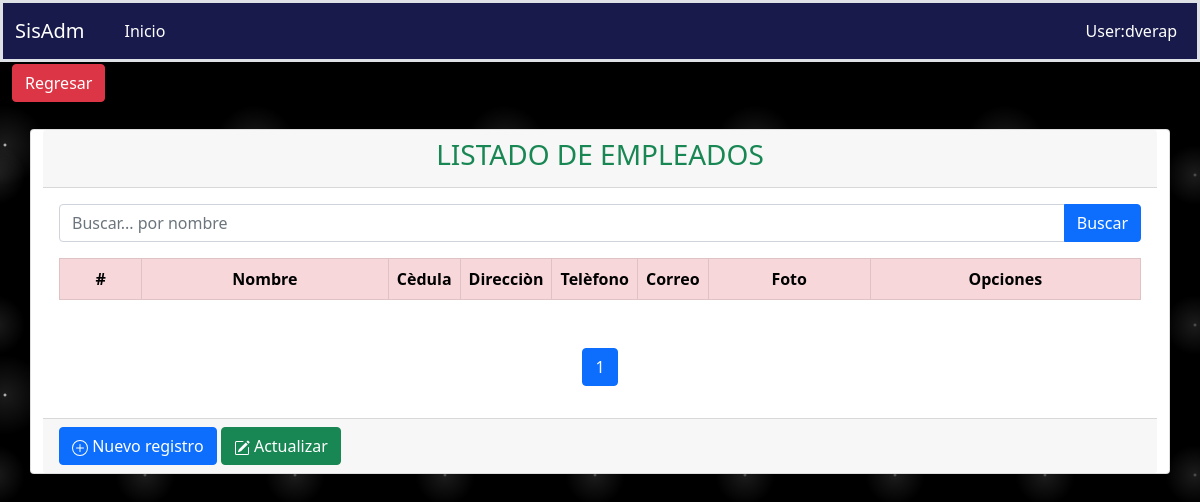
/fichaPersonal/empleado, run on an earlier commit of the app's database.
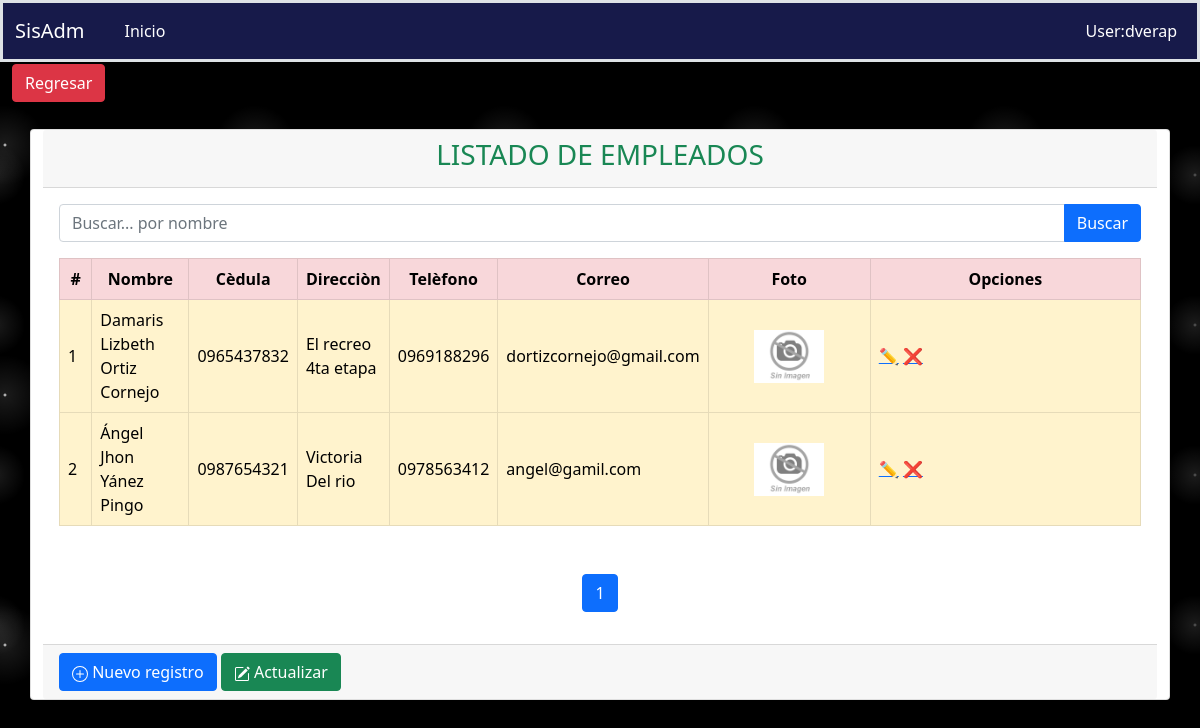
And on a later commit of the database.
### aplicaciones/ficha_personal/models.py (models this page shows, shortened)
class Empleado(Base):
    nombres = models.CharField(max_length=200)
    cedula = models.CharField(max_length=10, unique=True)
    fecha_nacimiento = models.DateField(blank=True, null=True)
    genero = models.CharField(max_length=1, choices=GENERO, default=GENERO[0][0], blank=True, null=True)
    pais = models.ForeignKey(Pais, on_delete=models.PROTECT, blank=True, null=True)
    provincia = models.ForeignKey(Provincia, on_delete=models.PROTECT, blank=True, null=True)
    ciudad = models.ForeignKey(Ciudad, on_delete=models.PROTECT, blank=True, null=True)
    estado_civil = models.CharField(max_length=1, choices=ESTADO_CIVIL, default=ESTADO_CIVIL[0][0], blank=True,null=True)
    email = models.CharField(max_length=100, unique=True)
    direccion = models.TextField(blank=True, null=True, verbose_name='Dirección')
    telefonos = models.CharField(max_length=50, blank=True, null=True)
    fecha_IESS = models.DateField(blank=True, null=True)
    tipo_Contrato = models.CharField(max_length=2, choices=TIPO_CONTRATO, default=TIPO_CONTRATO[0][0], blank=True,null=True)
    fecha_Ingreso = models.DateField(blank=True, null=True)
    foto = models.ImageField(upload_to='fichaPersonal/empleados', blank=True, null=True)
    cargo = models.ForeignKey(Cargo, on_delete=models.PROTECT,blank=True, null=True)
    departamento = models.ForeignKey(Departamento, on_delete=models.PROTECT,blank=True, null=True)
    estado = models.BooleanField(default=True)
    contacEmergencia = models.ForeignKey(ContactoEmergencias, on_delete=models.PROTECT,blank=True, null=True)
    infoAcademica = models.ForeignKey(InfoAcademica, on_delete=models.PROTECT,blank=True, null=True)
    capacitaciones = models.ForeignKey(Capacitaciones, on_delete=models.PROTECT,blank=True, null=True)
    class Meta:
        verbose_name = "Empleado"
        verbose_name_plural = "Empleados"
        ordering = ('id',)
    def get_image(self):
        if self.foto:
            return '{}{}'.format(settings.MEDIA_URL, self.foto)
        return '{}{}'.format(settings.STATIC_URL, 'img/default/empty.jpg')

### aplicaciones/ficha_personal/views/empleados/views.py (the view)
# urls.py: path('empleado', EmpleadoListView.as_view(), name='empleado'),
class EmpleadoListView(ListView):
    template_name = "Empleados/listEmpleado.html"
    context_object_name = 'empleados'
    model = Empleado
    paginate_by = 3
    def get_queryset(self):
        query = self.request.GET.get("query")
        print(query)
        if query:
            return self.model.objects.filter(nombres__icontains=query)
        else:
            return self.model.objects.all()
    def get_context_data(self, **kwargs):
        context = super().get_context_data(**kwargs)
        context['url_anterior'] = '/fichaPersonal/fichaPersonal'
        context['listar_url']= '/empleado',
        context['crear_url'] = '/fichaPersonal/crearempleado/'
        context['titulo'] = 'LISTADO DE EMPLEADOS'
        context['query'] = self.request.GET.get("query") or ""
        return context

### aplicaciones/ficha_personal/templates/Empleados/listEmpleado.html (shortened to what this page needs)
{% extends 'consulta.html' %}
{% load static %}
{% block search %}
    <form action="{% url 'ficha_Personal:empleado' %}" method="GET">
      <div class="input-group mb-3">
        <input type="text" name="query" value="{{ query }}" class="form-control" placeholder="Buscar... por nombre" id="idInputSearch" aria-describedby="basic-addon2"/>
        <button type="submit" class="btn btn-primary mr-1" id="idSearchSp">Buscar</button>
      </div>
    </form>
{% endblock %}
{% block columns %}
    <tr class="table-danger text-center">
        <th scope="col" style="width: 5px;">#</th>
        <th scope="col" style="width: 5px;">Nombre</th>
        <th scope="col" style="width: 5%;">Cèdula</th>
        <th scope="col" style="width: 5%;">Direcciòn</th>
        <th scope="col" style="width: 5%;">Telèfono</th>
        <th scope="col" style="width: 5%;">Correo</th>
        <th scope="col" style="width: 15%;">Foto</th>
        <th scope="col" style="width: 25%;">Opciones</th>
    </tr>
{% endblock %}
{% block rows %}
    {% for emp in empleados %}
        <tr class="align-middle table-warning">
            <td>{{ emp.id }}</td>
            <td>{{ emp.nombres }}</td>
            <td>{{ emp.cedula }}</td>
            <td>{{ emp.direccion }}</td>
            <td>{{ emp.telefonos }}</td>
            <td>{{ emp.email }}</td>
            <td class="text-center">
                <img width="70" src="{{ emp.get_image }}" alt="Sin Foto">
            </td>
            <td class="acciones">
                <a href="{% url 'ficha_Personal:actualizarempleado' emp.id %}">✏️</a>
                <a href="{% url 'ficha_Personal:deleteempleado' emp.id %}">❌</a>
            </td>
        </tr>
    {% endfor %}
{% endblock %}

### templates/consulta.html (shortened to what this page needs)
{% extends 'base.html' %}
{% load static %}
{% block main %}
    <div class="container card card-primary">
        <div class="card-header" >
            <h3 class="card-title text-success text-center ">
                {{ titulo }}
            </h3>
        </div>
        <div class="card-body table-responsive">
            {% block search %}
            {% endblock %}
            <table class="table table-bordered" id="data">
                <thead>
                {% block columns %}
                {% endblock %}
                </thead>
                <tbody>
                {% block rows %}
                {% endblock %}
                </tbody>
            </table>
            {% block pagination %}
                <nav aria-label="Page navigation example">
                    <ul class="pagination justify-content-center mt-5">
                        {% for i in page_obj.paginator.page_range %}
                            {% if i == page_obj.number %}
                                <li class="page-item active">
                                    <a class="page-link" href="#">{{ i }}</a>
                                </li>
                            {% else %}
                                <li class="page-item">
                                    <a class="page-link" href="?page={{ i }}">{{ i }}</a>
                                </li>
                            {% endif %}
                        {% endfor %}
                    </ul>
                </nav>
            {% endblock %}
        </div>
        <div class="card-footer">
            {% block buttons_list %}
                <a href="{{ crear_url }}" class="btn  btn-primary btnTest">
                    Nuevo registro
                </a>
                <a href="{{ listar_url }}" class="btn btn-success btn-flat">
                    Actualizar
                </a>
            {% endblock %}
        </div>
    </div>
{% endblock %}

### templates/base.html (shortened to what this page needs)
<!DOCTYPE html>
<html lang="es">
<head>
    {% load static %}
    <link href="https://cdn.jsdelivr.net/npm/bootstrap@5.0.2/dist/css/bootstrap.min.css" rel="stylesheet"
>
    <link rel="stylesheet" href="{% static 'css/estilos.css' %}">
</head>
<body>
<header>
    {% block header %}
        {% include 'header.html' %}
    {% endblock %}
</header>
<main style="margin-top: 0.1rem" id="contenedor">
    <div class="container-fluid">
        <div class="row">
            <div class="col-md-12">
                <div class="page-title">
                    <ol class="breadcrumb" style="margin-bottom: 1.2rem">
                        <li class="active text-success h5">
                            {% block regresar %}
                                <a class="btn btn-danger" href="{{ url_anterior }}">
                                    Regresar
                                </a>
                            {% endblock %}
                        </li>
                    </ol>
                </div>
            </div>
        </div>
    </div>
    {% block main %}{% endblock %}
</main>
</body>
</html>

### templates/header.html (shortened to what this page needs)
<nav style="background:#171a4a" class="navbar navbar-expand-md navbar-dark  border-3 border bottom boder-primary">
  <div class="container-fluid">
    <a href="/admin" class="navbar-brand" >SisAdm</a>
    <div id="MenuNavegacion" class="collapse navbar-collapse" >
      <ul class="navbar-nav ms-3">
        <li class="nav-item">
          <a class="nav-link active" aria-current="page" href="/">Inicio</a>
        </li>
      </ul>
      <ul class="navbar-nav ms-auto">
          <li class="nav-item" ><a class="nav-link active text-nowrap" href="#">User:dverap</a></li>
      </ul>
    </div>
  </div>
</nav>

### static/css/estilos.css (style rules this page uses)
body { background-color:black; background-image: radial-gradient(white, rgba(255,255,255,.2) 2px, transparent 40px), radial-gradient(white, rgba(255,255,255,.15) 1px, transparent 30px), radial-gradient(white, rgba(255,255,255,.1) 2px, transparent 40px), radial-gradient(rgba(255,255,255,.4), rgba(255,255,255,.1) 2px, transparent 30px); background-size: 550px 550px, 350px 350px, 250px 250px, 150px 150px; background-position: 0 0, 40px 60px, 130px 270px, 70px 100px; color: #171a4a; }

What changed in the data, as far as the page shows it:
added Empleado: id "1", nombres "Damaris Lizbeth Ortiz Cornejo", cedula "0965437832", direccion "El recreo 4ta etapa", telefonos "0969188296", email "dortizcornejo@gmail.com"
added Empleado: id "2", nombres "Ángel Jhon Yánez Pingo", cedula "0987654321", direccion "Victoria Del rio", telefonos "0978563412", email "angel@gamil.com"
